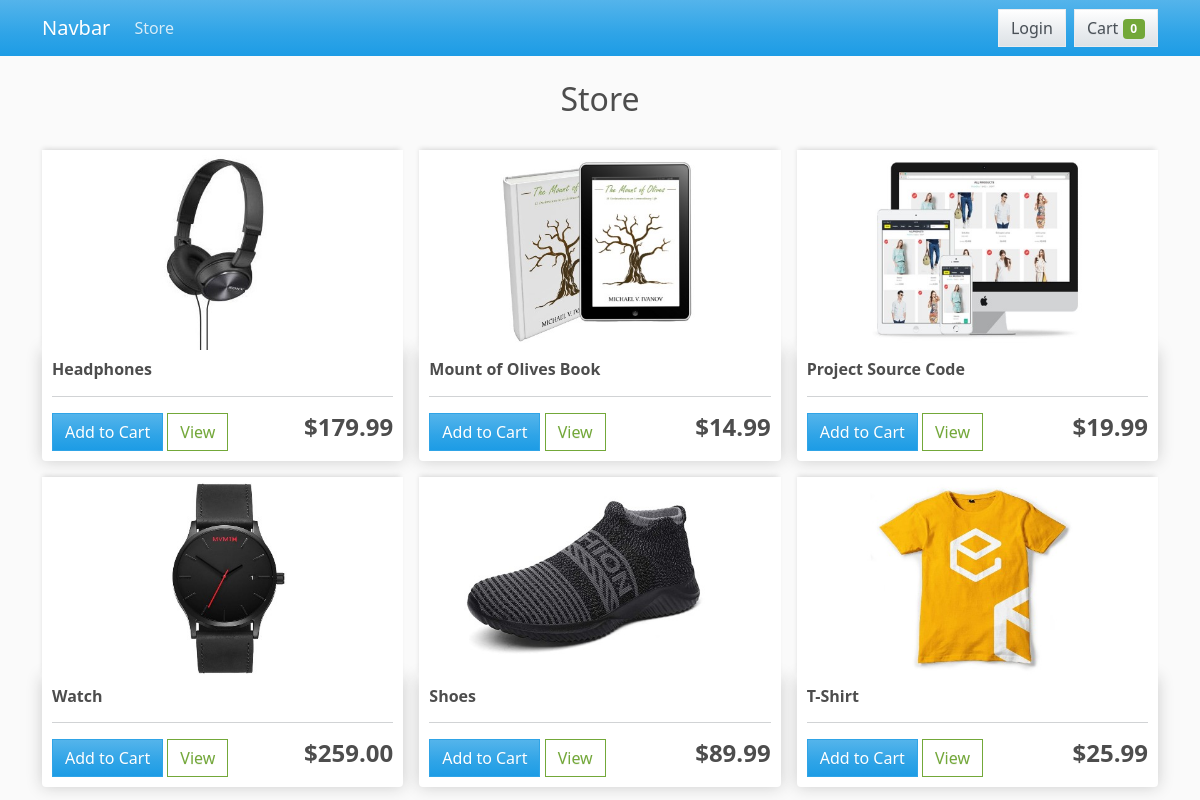
The page / on the database its author committed.
### store/models.py (models this page shows)
class Product(models.Model):
    name = models.CharField(max_length=200, null=True)
    price = models.DecimalField(max_digits=7, decimal_places=2)
    digital = models.BooleanField(default=False)
    image = models.ImageField(null=True)
    def __str__(self):
        return self.name
    @property
    def imageURL(self):
        try:
            url = self.image.url
        except:
            url = ''
        return url

### store/views.py (the view)
# urls.py: path('', views.store, name='store'),
def store(request):
    product = Product.objects.all()
    data = cartData(request)
    cartItem = data['cartItems']
    context = {
        'products': product,
        'cartItem': cartItem
    }
    return render(request, 'store/store.html', context)

### store/utils.py (called while the page is built, shortened)
def cookieCart(request):
    try:
        cart = json.loads(request.COOKIES['cart'])
    except:
        cart = {}
    print('Cart:', cart)
    items = []
    order = {'get_cart_total': 0, 'get_cart_items': 0}
    cartItem = order['get_cart_items']
    return {'cartItems': cartItem, 'order': order, 'items': items}

def cartData(request):
    if request.user.is_authenticated:
        customer = request.user.customer
        order, created = Order.objects.get_or_create(
            customer=customer, complete=False)
        items = order.orderitem_set.all()
        cartItem = order.get_cart_items
    else:
        cookieData = cookieCart(request)
        cartItem = cookieData['cartItems']
        items = cookieData['items']
        order = cookieData['order']
    return {'cartItems': cartItem, 'order': order, 'items': items}

### templates/store/store.html (shortened to what this page needs)
{% extends 'store/main.html' %}
{% block content %}
{% load static %}
<div class="container mt-4 mb-4">
  <div class="row">
    <h2 class="text-center">Store</h2>
  </div>
</div>
<div class="container">
      <div class="row row-cols-1 row-cols-sm-2 row-cols-md-3 g-3">
  {% for product in products %}
        <div class="col-lg-4 mt-3">
          <img class="thumbnail" src="{{product.imageURL}}">
          <div class="box-element product">
            <h6><strong>{{product}}</strong></h6>
            <hr>
            <button  class="btn btn-primary add-btn update-cart" data-product={{product.id}} data-action="add">Add to Cart</button>
            <a class="btn btn-outline-success" href="#">View</a>
            <h4 style="display: inline-block; float: right"><strong>${{ product.price|floatformat:2 }}</strong></h4>
          </div>
        </div>
{% endfor %}
      </div>
    </div>
{% endblock content %}

### templates/store/main.html (shortened to what this page needs)
{% load static %}
<!doctype html>
<html lang="en">
  <head>
    <link href="{% static 'css/fontawesome.css' %}" rel="stylesheet" type="text/css">
    <link href="{% static 'css/bootstrap.css' %}" rel="stylesheet" type="text/css">
    <link href="{% static 'css/main.css' %}" rel="stylesheet" type="text/css">
  </head>
  <body>
  <nav class="navbar navbar-expand-lg navbar-dark bg-primary">
  <div class="container">
    <a class="navbar-brand" href="{% url 'store' %}">Navbar</a>
    <div class="collapse navbar-collapse" id="navbarColor01">
      <ul class="navbar-nav me-auto">
        <li class="nav-item active">
          <a class="nav-link" href="#">Store</a>
        </li>
      </ul>
      <div class="d-flex">
        <a class="btn btn-secondary me-2" href="#">Login</a>
        <a class="btn btn-secondary" href="{% url 'cart' %}">Cart <span class="badge bg-success">{{cartItem}}</span></a>
      </div>
    </div>
  </div>
</nav>
    <div class="container">
        <div class="row">
            {% block content %}
            {% endblock content %}
        </div>
    </div>
  </body>
</html>

### static/css/main.css (style rules this page uses)
body { background-color: hsl(0, 0%, 98%); }
h1,h2,h3,h4,h5,h6 { color:hsl(0, 0%, 30%); }
.box-element { box-shadow:hsl(0, 0%, 80%) 0 0 16px; background-color: #fff; border-radius: 4px; padding: 10px; }
.thumbnail { width: 100%; height: 200px; -webkit-box-shadow: -1px -3px 5px -2px rgba(214,214,214,1); -moz-box-shadow: -1px -3px 5px -2px rgba(214,214,214,1); box-shadow: -1px -3px 5px -2px rgba(214,214,214,1); }
.product { border-radius: 0 0 4px 4px; }
.col-lg-4, .col-lg-6, .col-lg-8, .col-lg-12 { margin-top: 10px; }
.btn { border-radius: 0; }

### rows shown on the page
Product: imageURL (picture), name "Headphones", price "179.99"
Product: imageURL (picture), name "Mount of Olives Book", price "14.99"
Product: imageURL (picture), name "Project Source Code", price "19.99"
Product: imageURL (picture), name "Watch", price "259.00"
Product: imageURL (picture), name "Shoes", price "89.99"
Product: imageURL (picture), name "T-Shirt", price "25.99"

### other values the page prints
{{ cartItem }} "0"
